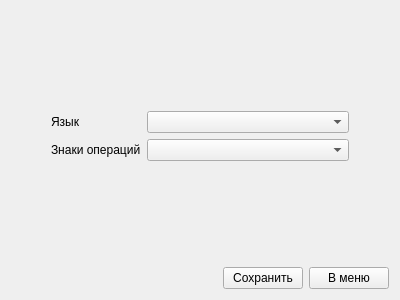
<?xml version="1.0" encoding="UTF-8"?>
<ui version="4.0">
 <class>Settings</class>
 <widget class="QWidget" name="Settings">
  <property name="geometry">
   <rect>
    <x>0</x>
    <y>0</y>
    <width>400</width>
    <height>300</height>
   </rect>
  </property>
  <property name="windowTitle">
   <string>Form</string>
  </property>
  <layout class="QVBoxLayout" name="verticalLayout_8">
   <item>
    <layout class="QVBoxLayout" name="verticalLayout_7">
     <item>
      <spacer name="verticalSpacer_2">
       <property name="orientation">
        <enum>Qt::Vertical</enum>
       </property>
       <property name="sizeHint" stdset="0">
        <size>
         <width>20</width>
         <height>40</height>
        </size>
       </property>
      </spacer>
     </item>
     <item>
      <layout class="QHBoxLayout" name="horizontalLayout" stretch="0,1,3,0">
       <item>
        <spacer name="horizontalSpacer">
         <property name="orientation">
          <enum>Qt::Horizontal</enum>
         </property>
         <property name="sizeHint" stdset="0">
          <size>
           <width>40</width>
           <height>20</height>
          </size>
         </property>
        </spacer>
       </item>
       <item>
        <layout class="QVBoxLayout" name="verticalLayout_5">
         <item>
          <widget class="QLabel" name="language">
           <property name="text">
            <string>Язык</string>
           </property>
          </widget>
         </item>
         <item>
          <widget class="QLabel" name="sign">
           <property name="text">
            <string>Знаки операций</string>
           </property>
          </widget>
         </item>
        </layout>
       </item>
       <item>
        <layout class="QVBoxLayout" name="verticalLayout_6">
         <item>
          <widget class="QComboBox" name="comboLangBox"/>
         </item>
         <item>
          <widget class="QComboBox" name="comboSingBox"/>
         </item>
        </layout>
       </item>
       <item>
        <spacer name="horizontalSpacer_2">
         <property name="orientation">
          <enum>Qt::Horizontal</enum>
         </property>
         <property name="sizeHint" stdset="0">
          <size>
           <width>40</width>
           <height>20</height>
          </size>
         </property>
        </spacer>
       </item>
      </layout>
     </item>
     <item>
      <spacer name="verticalSpacer">
       <property name="orientation">
        <enum>Qt::Vertical</enum>
       </property>
       <property name="sizeHint" stdset="0">
        <size>
         <width>20</width>
         <height>40</height>
        </size>
       </property>
      </spacer>
     </item>
     <item>
      <layout class="QHBoxLayout" name="horizontalLayout_2">
       <item>
        <spacer name="horizontalSpacer_3">
         <property name="orientation">
          <enum>Qt::Horizontal</enum>
         </property>
         <property name="sizeHint" stdset="0">
          <size>
           <width>40</width>
           <height>20</height>
          </size>
         </property>
        </spacer>
       </item>
       <item>
        <widget class="QPushButton" name="save">
         <property name="text">
          <string>Сохранить</string>
         </property>
        </widget>
       </item>
       <item>
        <widget class="QPushButton" name="backToMenu">
         <property name="text">
          <string>В меню</string>
         </property>
        </widget>
       </item>
      </layout>
     </item>
    </layout>
   </item>
  </layout>
 </widget>
 <resources/>
 <connections/>
</ui>
